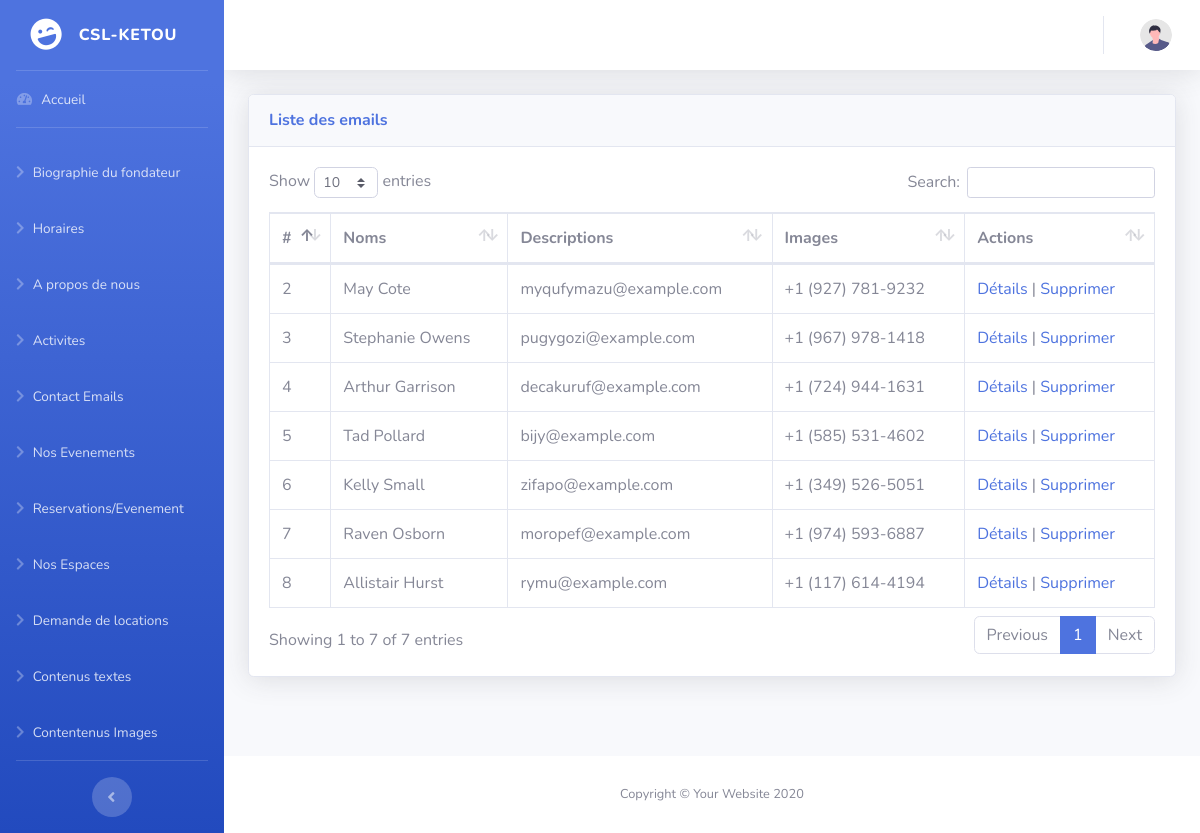
Before: /Admin/csl-backend/contact_emails/index.php with the older database file.
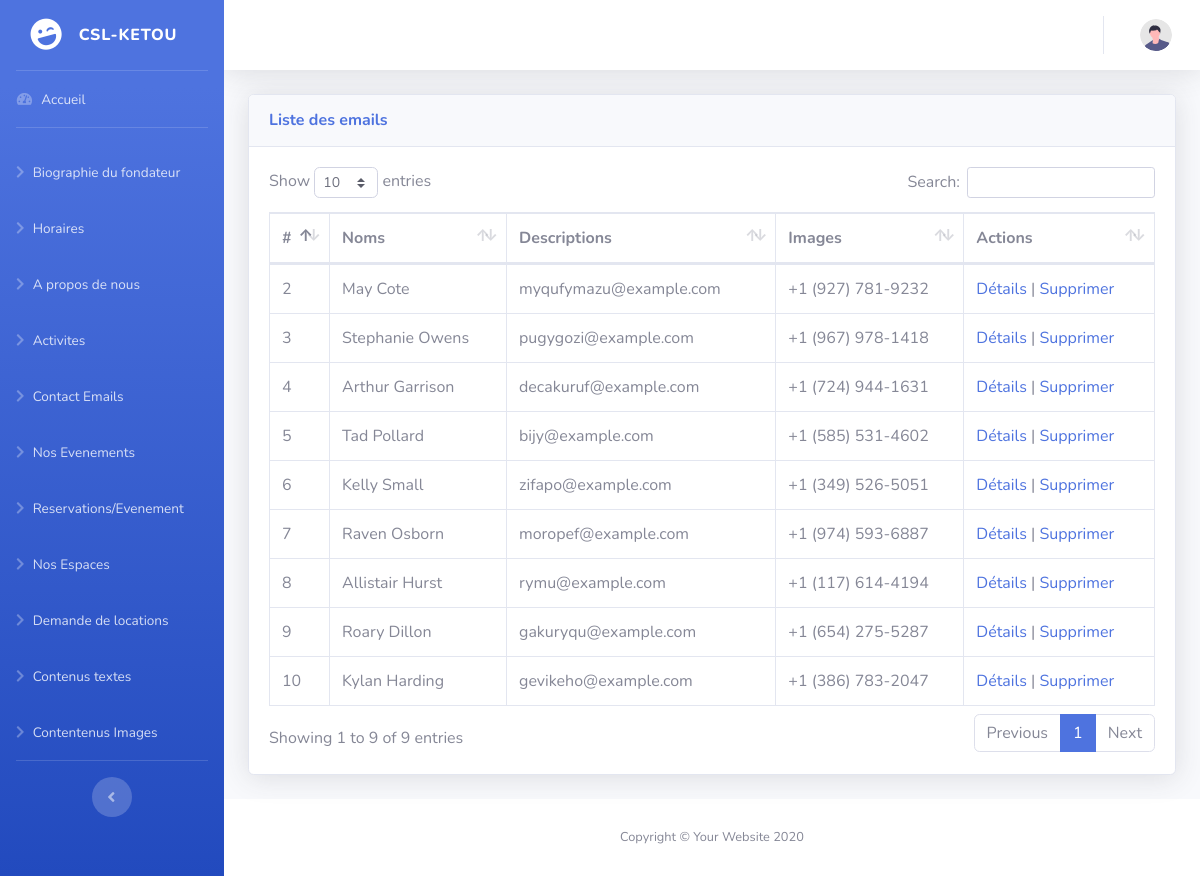
After: the same page with the newer database file.
### tables this page shows
CREATE TABLE `contact_email` (
  `id` int(11) NOT NULL,
  `name` varchar(255) NOT NULL,
  `email` varchar(255) NOT NULL,
  `subject` varchar(255) DEFAULT NULL,
  `phone` varchar(255) NOT NULL
);

### Admin/csl-backend/contact_emails/index.php (the view, shortened to what this page needs)
<?php
require '../../../config/database.php';
$stmt = $pdo->query("SELECT * FROM contact_email");
$aboutUs = $stmt->fetchAll(PDO::FETCH_ASSOC);
?>
<!DOCTYPE html>
<html lang="en">
<head>
    <?php
        include('../includes/links.php')
    ?>
</head>
<body id="page-top">
    <div id="wrapper">
         <?php
            include('../includes/sidebar.php')
        ?>
        <div id="content-wrapper" class="d-flex flex-column">
            <div id="content">
                 <?php
                    include('../includes/navbar.php')
                ?>
                <div class="container-fluid">
                    <div class="card shadow mb-4">
                        <div class="card-header py-3">
                            <h6 class="m-0 font-weight-bold text-primary">Liste des emails </h6>
                        </div>
                        <div class="card-body">
                            <div class="table-responsive">
                                <table class="table table-bordered" id="dataTable" width="100%" cellspacing="0">
                                    <thead>
                                        <tr>
                                            <th>#</th>
                                            <th>Noms</th>
                                            <th>Descriptions</th>
                                            <th>Images</th>
                                            <th>Actions</th>
                                        </tr>
                                    </thead>
                                    <tbody>
                                        <?php foreach ($aboutUs as $item): ?>
                                            <tr>
                                                <td><?= $item['id'] ?></td>
                                                <td><?= htmlspecialchars($item['name']) ?></td>
                                                <td><?= htmlspecialchars($item['email']) ?></td>
                                                <td><?= htmlspecialchars($item['phone']) ?></td>
                                                <td>
                                                    <a href="detail.php?id=<?= $item['id'] ?>">Détails</a> |
                                                    <a href="delete.php?id=<?= $item['id'] ?>" onclick="return confirm('Êtes-vous sûr ?')">Supprimer</a>
                                                </td>
                                            </tr>
                                        <?php endforeach; ?>
                                    </tbody>
                                </table>
                            </div>
                        </div>
                    </div>
                </div>
            </div>
             <?php
                include('../includes/footer.php');
             ?>
        </div>
    </div>
</body>
</html>

### Admin/csl-backend/includes/links.php (shortened to what this page needs)
<link href="../../vendor/fontawesome-free/css/all.min.css" rel="stylesheet" type="text/css">
<link href="../../css/sb-admin-2.min.css" rel="stylesheet">
<link href="../../vendor/datatables/dataTables.bootstrap4.min.css" rel="stylesheet">

### Admin/csl-backend/includes/sidebar.php
<ul class="navbar-nav bg-gradient-primary sidebar sidebar-dark accordion" id="accordionSidebar">
<a class="sidebar-brand d-flex align-items-center justify-content-center" href="../../index.html">
    <div class="sidebar-brand-icon rotate-n-15">
        <i class="fas fa-laugh-wink"></i>
    </div>
    <div class="sidebar-brand-text mx-3">CSL-KETOU</div>
</a>
<hr class="sidebar-divider my-0">
<li class="nav-item">
    <a class="nav-link" href="../index.php">
        <i class="fas fa-fw fa-tachometer-alt"></i>
        <span>Accueil</span></a>
</li>
<hr class="sidebar-divider">
<li class="nav-item">
    <a class="nav-link" href="../founder_bio/">
        <i class="fas fa-chevron-right"></i>
        <span>Biographie du fondateur</span></a>
</li>
<li class="nav-item">
    <a class="nav-link" href="../hourlies/">
        <i class="fas fa-chevron-right"></i>
        <span>Horaires</span></a>
</li>
<li class="nav-item">
    <a class="nav-link" href="../about_us/">
        <i class="fas fa-chevron-right"></i>
        <span>A propos de nous</span></a>
</li>
<li class="nav-item">
    <a class="nav-link" href="../activities/">
        <i class="fas fa-chevron-right"></i>
        <span>Activites</span></a>
</li>
<li class="nav-item">
    <a class="nav-link" href="../contact_emails/">
        <i class="fas fa-chevron-right"></i>
        <span>Contact Emails</span></a>
</li>
<li class="nav-item">
    <a class="nav-link" href="../events/">
        <i class="fas fa-chevron-right"></i>
        <span>Nos Evenements</span></a>
</li>
<li class="nav-item">
    <a class="nav-link" href="../event_reservations/">
        <i class="fas fa-chevron-right"></i>
        <span>Reservations/Evenement</span></a>
</li>
<li class="nav-item">
    <a class="nav-link" href="../spaces/">
        <i class="fas fa-chevron-right"></i>
        <span>Nos Espaces</span></a>
</li>
<li class="nav-item">
    <a class="nav-link" href="../space_locations/">
        <i class="fas fa-chevron-right"></i>
        <span>Demande de locations</span></a>
</li>
<li class="nav-item">
    <a class="nav-link" href="../content_texts/">
        <i class="fas fa-chevron-right"></i>
        <span>Contenus textes</span></a>
</li>
<li class="nav-item">
    <a class="nav-link" href="../content_images/">
        <i class="fas fa-chevron-right"></i>
        <span>Contentenus Images</span></a>
</li>
<hr class="sidebar-divider d-none d-md-block">
<div class="text-center d-none d-md-inline">
    <button class="rounded-circle border-0" id="sidebarToggle"></button>
</div>
</ul>

### Admin/csl-backend/includes/navbar.php (shortened to what this page needs)
<nav class="navbar navbar-expand navbar-light bg-white topbar mb-4 static-top shadow">
<ul class="navbar-nav ml-auto">
    <li class="nav-item dropdown no-arrow">
        <a class="nav-link dropdown-toggle" href="../../#" id="userDropdown" role="button"
            data-toggle="dropdown" aria-haspopup="true" aria-expanded="false">
            <img class="img-profile rounded-circle"
                src="../../img/undraw_profile.svg">
        </a>
    </li>
</ul>
</nav>

### Admin/csl-backend/includes/footer.php
<footer class="sticky-footer bg-white">
    <div class="container my-auto">
        <div class="copyright text-center my-auto">
            <span>Copyright &copy; Your Website 2020</span>
        </div>
    </div>
</footer>

Changed rows visible on the page:
added contact_email: id "9", name "Roary Dillon", email "gakuryqu@example.com", phone "+1 (654) 275-5287"
added contact_email: id "10", name "Kylan Harding", email "gevikeho@example.com", phone "+1 (386) 783-2047"
Other visible differences:
text written by a page script: "Show entries Search: Showing 1 to 7 of 7 entries Previous 1 Next" → "Show entries Search: Showing 1 to 9 of 9 entries Previous 1 Next"
